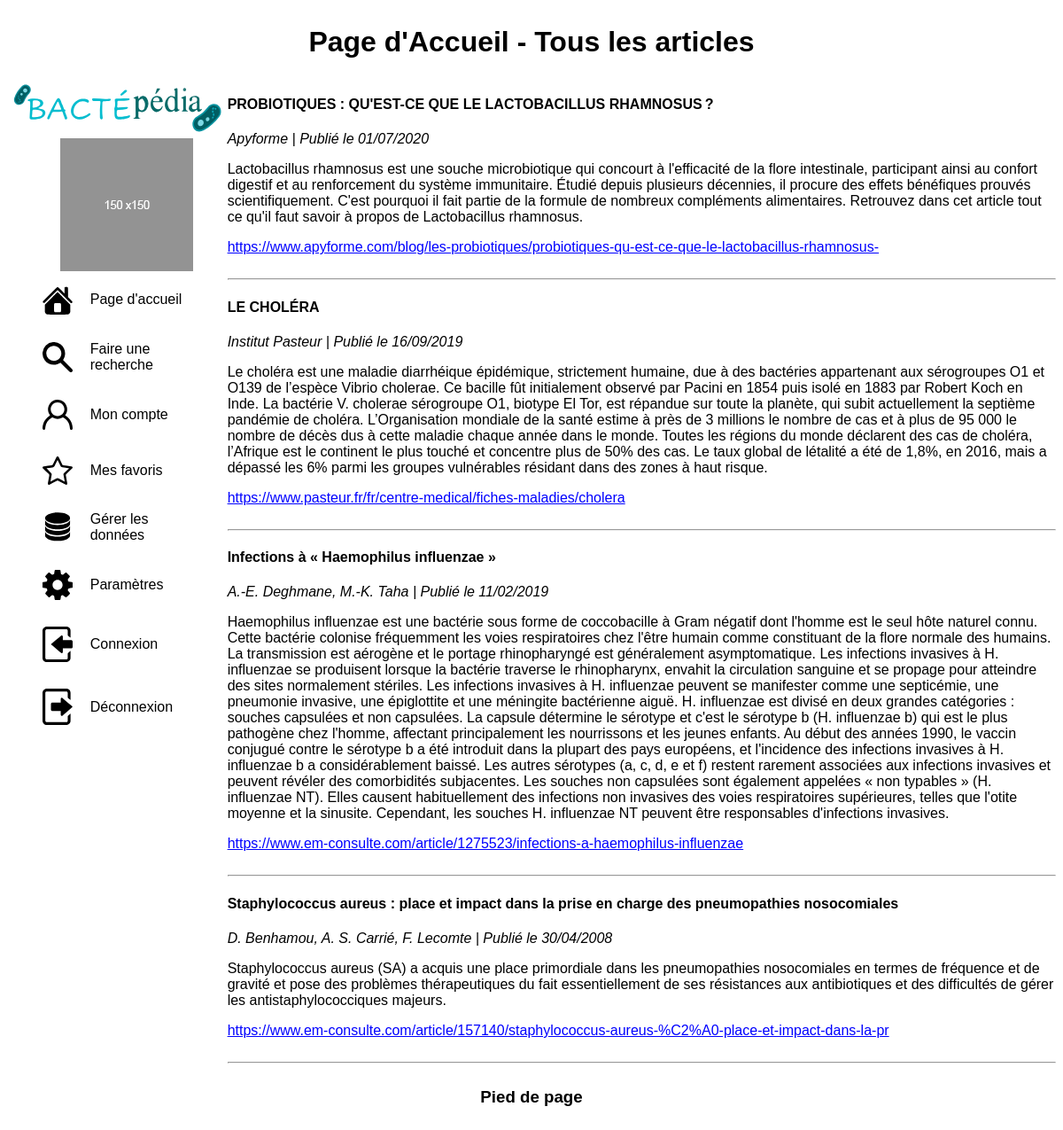
/page/allArticle.php, run on an earlier commit of the app's database.
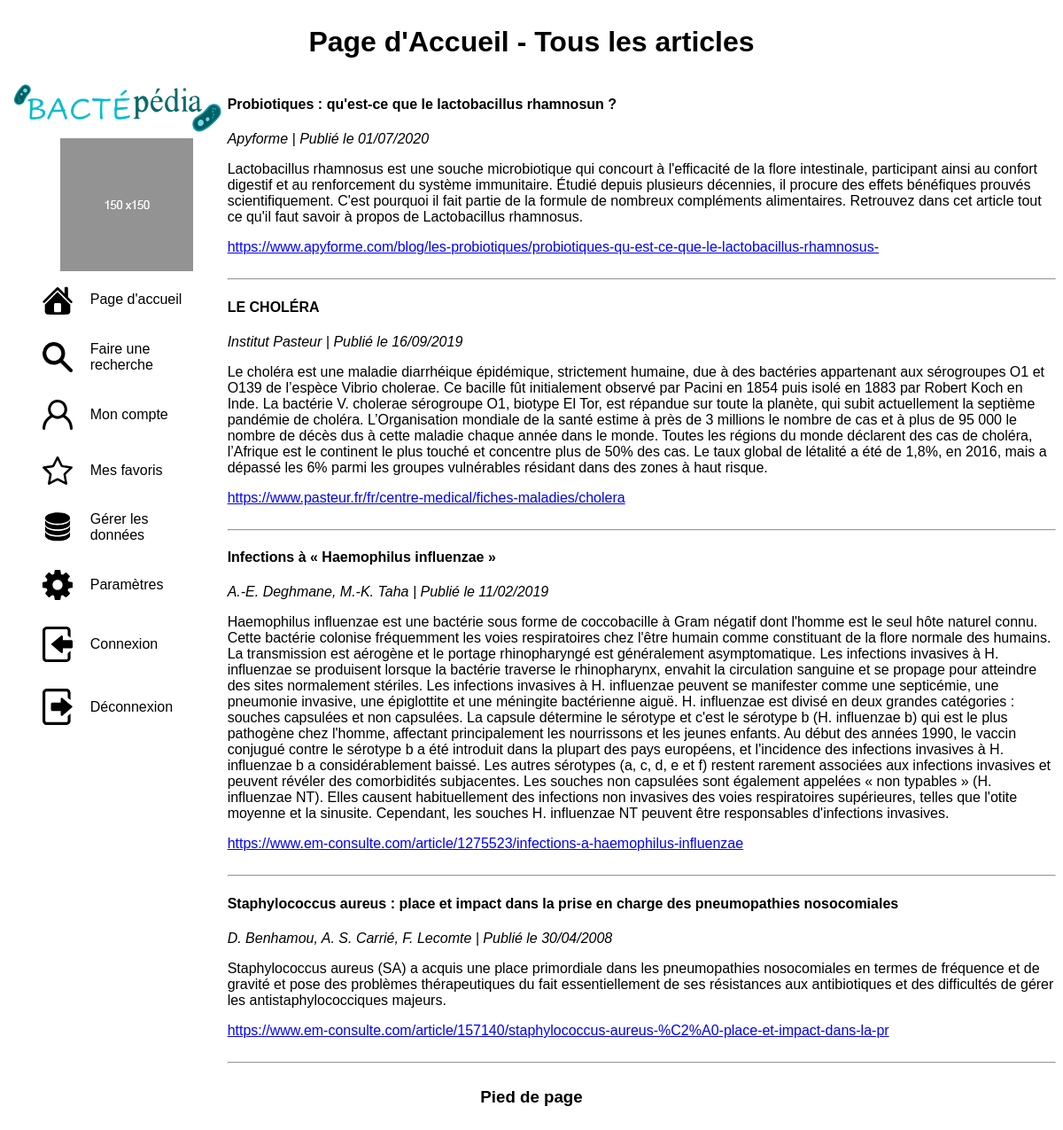
And on a later commit of the database.
### tables this page shows
CREATE TABLE bcp__article(
    id_article INTEGER PRIMARY KEY AUTO_INCREMENT NOT NULL,
    titre_article VARCHAR(255) NOT NULL,
    auteur_article TEXT NOT NULL,
    extrait_article LONGTEXT NULL,
    LienSource_article TEXT NOT NULL,
    datePublication_article DATE NOT NULL,
    id_bacterie INTEGER NOT NULL
);

### function/function.php (called while the page is built, shortened)
<?php
function articleDESCall():array {
   $bdd = connect();
   $query = $bdd->prepare('SELECT * FROM bcp__article ORDER BY datePublication_article DESC');
   $query->execute();
   return ($query->fetchAll(PDO::FETCH_ASSOC));
}

### function/miseEnPage.php (called while the page is built)
<?php
function enDate($date):string{
   return (date('d/m/Y', strtotime($date)));
}

### page/allArticle.php (the view, shortened to what this page needs)
<?php
require_once '../elements/header.php';
require_once '../elements/nav.php';
require_once '../function/function.php';
require_once '../function/miseEnPage.php';
?>
<div class="contenu">
   <?php
   foreach (articleDESCall()as $article) {
      $date = enDate($article['datePublication_article']);
      echo <<<HTML
    <div>
        <h4> {$article['titre_article']} </h4>
        <em> {$article['auteur_article']}  | Publié le $date</em>
        <p> {$article['extrait_article']} </p>
        <a href=" {$article['LienSource_article']}" target="_blank" style="color: blue;"> {$article['LienSource_article']} </a>
    </div>
    <br>
    <hr>
HTML;
   }
   ?>
</div>
<?php
require_once '../elements/footer.php';
?>

What changed in the data, as far as the page shows it:
changed bcp__article "Apyforme": titre_article "PROBIOTIQUES : QU'EST-CE QUE LE LACTOBACILLUS RHAMNOSUS ?" → "Probiotiques : qu'est-ce que le lactobacillus rhamnosun ?"
